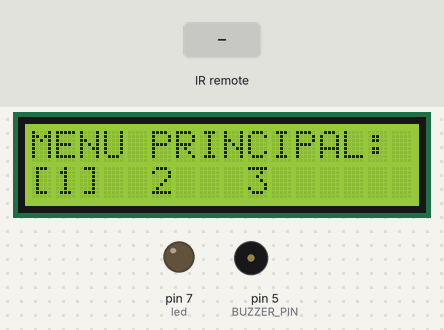
Recording of a sketch running on a simulated Arduino Uno, built with avr-gcc and run on an emulated ATmega328P. Shown: 16×2 character LCD, output pins drawn as LEDs (lit = HIGH), buzzer (waves = sounding, pin HIGH). The inputs (shaded band) are chosen by the test bench.

Above: at 2.3 s.
2.4 s: infrared code 0xFF7A85 received
At 3.4 s:
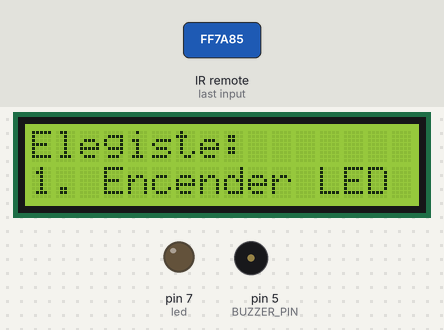
8.4 s: infrared code 0xFF30CF received
At 9.1 s:
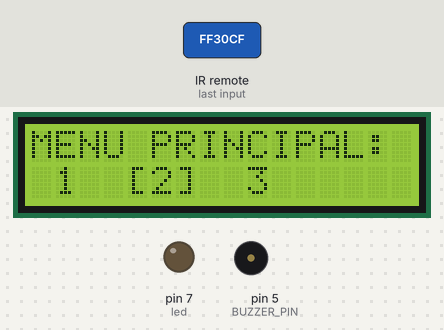
10.0 s: infrared code 0xFF7A85 received
At 11.3 s:
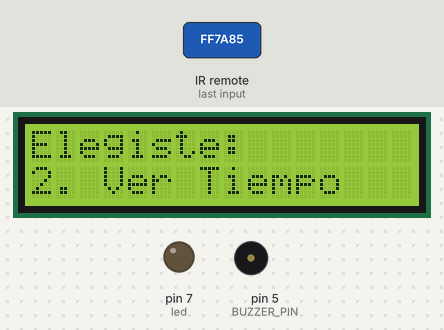
Timing chart, 0 to 13.0 s (numbered marks = the images above; inputs shaded):
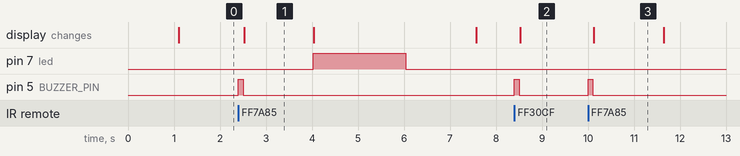

Measured:
- after the input at 2.4 s, pin 7 (led): LOW → HIGH after 1.6 s, → LOW 2.0 s later; pin 5 (BUZZER_PIN): LOW → HIGH at once, → LOW 0.10 s later; the display: changes after 0.13 s (image 1)
- after the input at 8.4 s, pin 5 (BUZZER_PIN): LOW → HIGH at once, → LOW 0.10 s later; the display: changes after 0.13 s (image 2)
- after the input at 10.0 s, pin 5 (BUZZER_PIN): LOW → HIGH at once, → LOW 0.10 s later; the display: changes after 0.13 s (image 3)
- what the display in image 1 shows lasts 1.5 s, from 2.5 s to 4.0 s

The sketch:

LCD_Buzzer_IR.ino
```cpp
#include <Wire.h>
#include <LiquidCrystal_I2C.h>
#include <IRremote.h>

// --- Definiciones de Pines ---
const int RECV_PIN = 11;     // Pin del sensor IR
const int led = 7;     // Pin del sensor IR (corregido comentario, era LED)
const int BUZZER_PIN = 5;   // Pin del buzzer

// --- Configuración del LCD I2C ---
LiquidCrystal_I2C lcd(0x27, 16, 2); // Dirección I2C: 0x27 o 0x3F

// --- Configuración del receptor IR ---
IRrecv irrecv(RECV_PIN);
decode_results results;

// --- Configuración del Menú ---
const int NUM_OPCIONES = 3;
const char* opciones[NUM_OPCIONES] = {
  "1. Encender LED",
  "2. Ver Tiempo",
  "3. Ajustes"
};
int opcionActual = 0;

// --- Códigos IR (ajusta a tu control remoto) ---
unsigned long CODIGO_ARRIBA  = 0xFF30CF;  // Botón "ARRIBA"
unsigned long CODIGO_ABAJO   = 0xFF18E7;  // Botón "ABAJO"
unsigned long CODIGO_SELECT  = 0xFF7A85;  // Botón "OK"

// --- Función: Pitido de confirmación (sin tone) ---
void tonoConfirmacion() {
  digitalWrite(BUZZER_PIN, HIGH);
  delay(100);
  digitalWrite(BUZZER_PIN, LOW);
}

// --- Función: Mostrar Menú ---
void mostrarMenuSimple() {
  lcd.clear();
  lcd.setCursor(0, 0);
  lcd.print("MENU PRINCIPAL:");

  lcd.setCursor(0, 1);
  for (int i = 0; i < NUM_OPCIONES; i++) {
    if (i == opcionActual) {
      lcd.print("[");
      lcd.print(opciones[i][0]); // solo el número
      lcd.print("]");
    } else {
      lcd.print(" ");
      lcd.print(opciones[i][0]);
      lcd.print(" ");
    }
    lcd.print(" ");
  }
}

// --- Función: Ejecutar Opción ---
void ejecutarOpcion(int opcion) {
  tonoConfirmacion();
  lcd.clear();
  lcd.setCursor(0, 0);
  lcd.print("Elegiste:");
  lcd.setCursor(0, 1);
  lcd.print(opciones[opcion]);
  delay(1500);

  switch (opcion) {
    case 0:
      lcd.clear();
      digitalWrite(led, HIGH);
      lcd.print("LED encendido!");
      delay(2000);
      digitalWrite(led, LOW);
      break;
    case 1:
      lcd.clear();
      lcd.print("Tiempo: 8.00 am ");
      break;
    case 2:
      lcd.clear();
      lcd.print("Entrando ajustes");
      break;
  }

  delay(1500);
  mostrarMenuSimple();
}

// --- SETUP ---
void setup() {
  lcd.init();
  lcd.backlight();
  lcd.print("Iniciando...");
  delay(1000);
  lcd.clear();

  pinMode(BUZZER_PIN, OUTPUT);

  irrecv.enableIRIn();  // Inicializa el receptor IR
  mostrarMenuSimple();
  pinMode(led,OUTPUT);

}

// --- LOOP ---
void loop() {
  if (irrecv.decode(&results)) {
    unsigned long codigoIR = results.value;

    if (codigoIR != 0xFFFFFFFF) {
      if (codigoIR == CODIGO_ARRIBA) {
        tonoConfirmacion(); // <-- CAMBIO AÑADIDO
        opcionActual = (opcionActual + 1) % NUM_OPCIONES;
        mostrarMenuSimple();
      }
      else if (codigoIR == CODIGO_ABAJO) {
        tonoConfirmacion(); // <-- CAMBIO AÑADIDO
        opcionActual = (opcionActual - 1 + NUM_OPCIONES) % NUM_OPCIONES;
        mostrarMenuSimple();
      }
      else if (codigoIR == CODIGO_SELECT) {
        ejecutarOpcion(opcionActual);
      }
    }
    irrecv.resume();
  }
}
```
